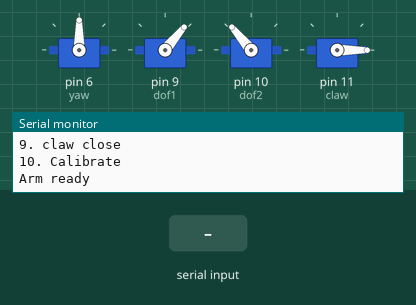
Recording of a sketch running on a simulated Arduino Uno, built with avr-gcc and run on an emulated ATmega328P. Parts: 4 × servo, the last lines printed to the serial monitor. The inputs (shaded band) are chosen by the test bench.

Above: at 1.3 s.
1.4 s: "1" received over Serial
At 1.8 s:
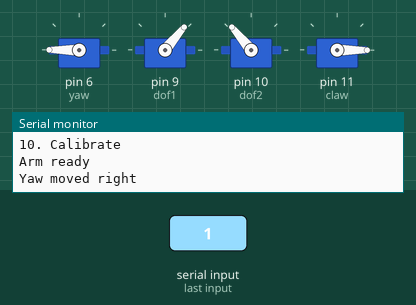
2.9 s: "5" received over Serial
At 4.1 s:
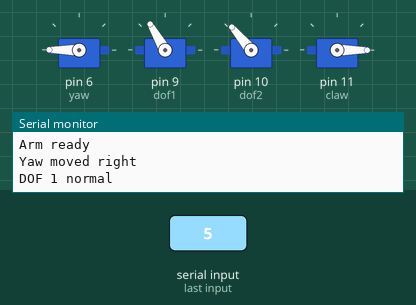
4.4 s: "2" received over Serial
At 5.3 s:
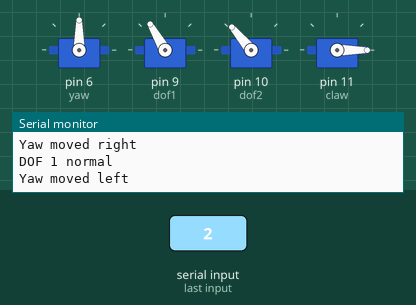
5.9 s: "6" received over Serial
At 6.5 s:
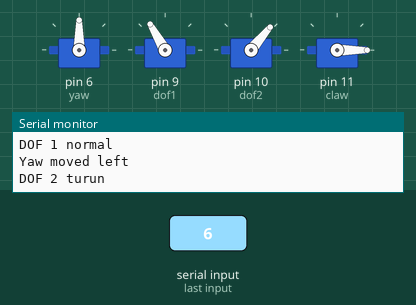
7.4 s: "4" received over Serial
At 8.6 s:
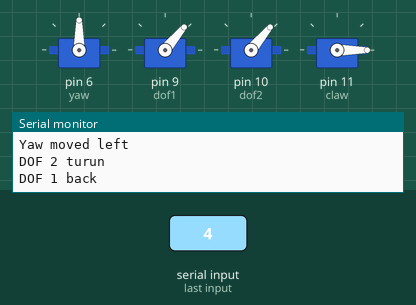
8.9 s: "8" received over Serial
At 10.0 s:
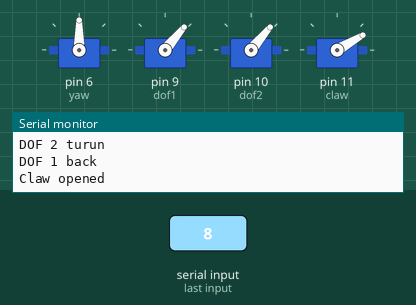
Timing chart, 0 to 11.4 s (numbered marks = the images above; inputs shaded):
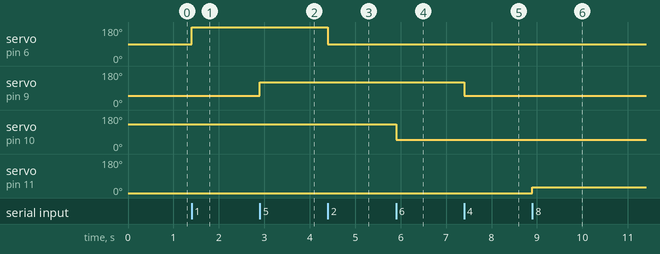

The sketch:

kendali_robot_arm.ino
```cpp
#include <Servo.h>

/**
 * Arduino Robot Arm Controller
 *
 * Program untuk mengendalikan robot arm dengan 4 DOF:
 * - YAW: Pergerakan rotasi horizontal
 * - DOF1: Joint pertama (depan/belakang)
 * - DOF2: Joint kedua (naik/turun)
 * - CLAW: Pencapit (buka/tutup)
 *
 * Cheat Code:
 * 5146752246753046760 --flexing mode
 * 1569 -- demo
 */

// Deklarasi servo
Servo yaw;   // Servo untuk rotasi basis (kiri-kanan)
Servo dof1;  // Servo untuk joint pertama
Servo dof2;  // Servo untuk joint kedua
Servo claw;  // Servo untuk pencapit

// Variabel dan parameter
char option;           // Menyimpan perintah yang diterima
int angle_yaw = 90;    // Posisi awal servo YAW (0-180 derajat)
int angle_dof1 = 50;   // Posisi awal servo DOF1 (0-180 derajat)
int angle_dof2 = 130;  // Posisi awal servo DOF2 (0-180 derajat)
int angle_claw = 0;    // Posisi awal servo CLAW (0-30 derajat)

/**
 * Menampilkan daftar perintah yang tersedia ke Serial Monitor
 */
void print_command() {
  Serial.println("Command list");
  Serial.println("1. yaw left");
  Serial.println("2. yaw right");
  Serial.println("3. yaw normal");
  Serial.println("4. dof1 back");
  Serial.println("5. dof1 normal");
  Serial.println("6. dof2 down");
  Serial.println("7. dof2 normal");
  Serial.println("8. claw open");
  Serial.println("9. claw close");
  Serial.println("10. Calibrate");
}

/**
 * Inisialisasi program
 */
void setup() {
  // Konfigurasi pin servo
  yaw.attach(6);
  dof1.attach(9);
  dof2.attach(10);
  claw.attach(11);

  // Set posisi awal servo
  yaw.write(angle_yaw);
  dof1.write(angle_dof1);
  dof2.write(angle_dof2);
  claw.write(angle_claw);

  // Inisialisasi komunikasi serial
  Serial.begin(9600);
  print_command();
  Serial.println("Arm ready");
}

/**
 * Loop utama program
 */
void loop() {
  // Memeriksa apakah ada data yang diterima dari Serial
  if (Serial.available()) {
    option = Serial.read();

    // Eksekusi perintah sesuai dengan karakter yang diterima
    switch (option) {
      case '1': // Menggerakkan YAW ke kiri
        if (angle_yaw < 180) {
          angle_yaw += 90;
          yaw.write(angle_yaw);
          Serial.println("Yaw moved right");
        } else {
          Serial.println("Already at maximum value");
        }
        delay(500);
        break;

      case '2': // Menggerakkan YAW ke kanan
        if (angle_yaw > 0) {
          angle_yaw -= 90;
          yaw.write(angle_yaw);
          Serial.println("Yaw moved left");
        } else {
          Serial.println("Already at minimum value");
        }
        delay(500);
        break;

      case '3': // Mengembalikan YAW ke posisi normal
        angle_yaw = 90;
        yaw.write(angle_yaw);
        Serial.println("Yaw reset to normal");
        delay(500);
        break;

      case '4': // Menggerakkan DOF1 ke belakang
        dof1.write(50);
        Serial.println("DOF 1 back");
        delay(500);
        break;

      case '5': // Mengembalikan DOF1 ke posisi normal
        dof1.write(120);
        Serial.println("DOF 1 normal");
        delay(500);
        break;

      case '6': // Menurunkan DOF2
        dof2.write(50);
        Serial.println("DOF 2 turun");
        delay(500);
        break;

      case '7': // Mengembalikan DOF2 ke posisi normal
        dof2.write(130);
        Serial.println("DOF 2 normal");
        delay(500);
        break;

      case '8': // Membuka pencapit
        claw.write(30);
        Serial.println("Claw opened");
        delay(500);
        break;

      case '9': // Menutup pencapit
        claw.write(0);
        Serial.println("Claw closed");
        delay(500);
        break;

      case '0': // Kalibrasi semua servo ke posisi default
        angle_yaw = 90;
        angle_dof1 = 50;
        angle_dof2 = 130;
        angle_claw = 0;
        yaw.write(angle_yaw);
        dof1.write(angle_dof1);
        dof2.write(angle_dof2);
        claw.write(angle_claw);
        Serial.println("Calibrated to default positions");
        delay(500);
        break;

      default:
        delay(500);
        break;
    }
  }
}
```

Measured:
- after the input at 1.4 s, servo on pin 6 (yaw): 90° → 180° at once
- after the input at 2.9 s, servo on pin 9 (dof1): 50° → 120° at once
- after the input at 4.4 s, servo on pin 6 (yaw): 180° → 90° at once
- after the input at 5.9 s, servo on pin 10 (dof2): 130° → 50° at once
- after the input at 7.4 s, servo on pin 9 (dof1): 120° → 50° at once
- after the input at 8.9 s, servo on pin 11 (claw): 0° → 30° at once
